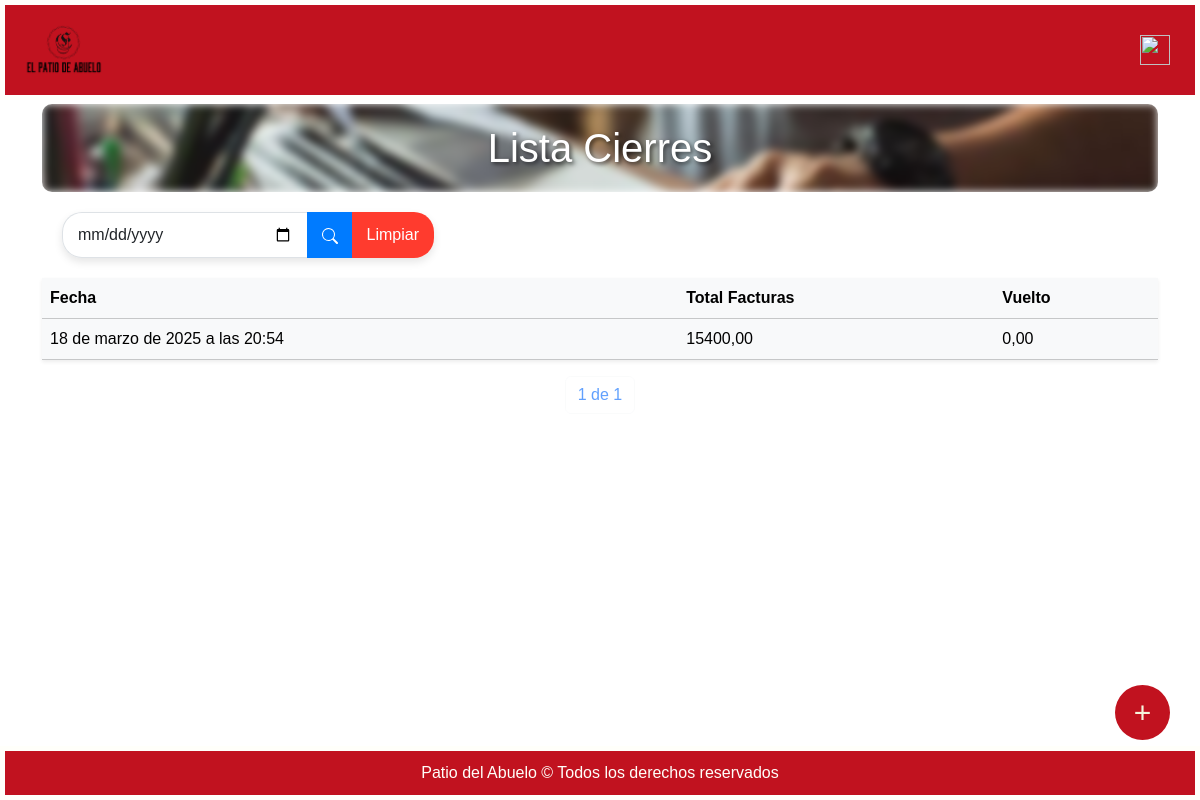
The app's page /cierre/ (signed in), older data.
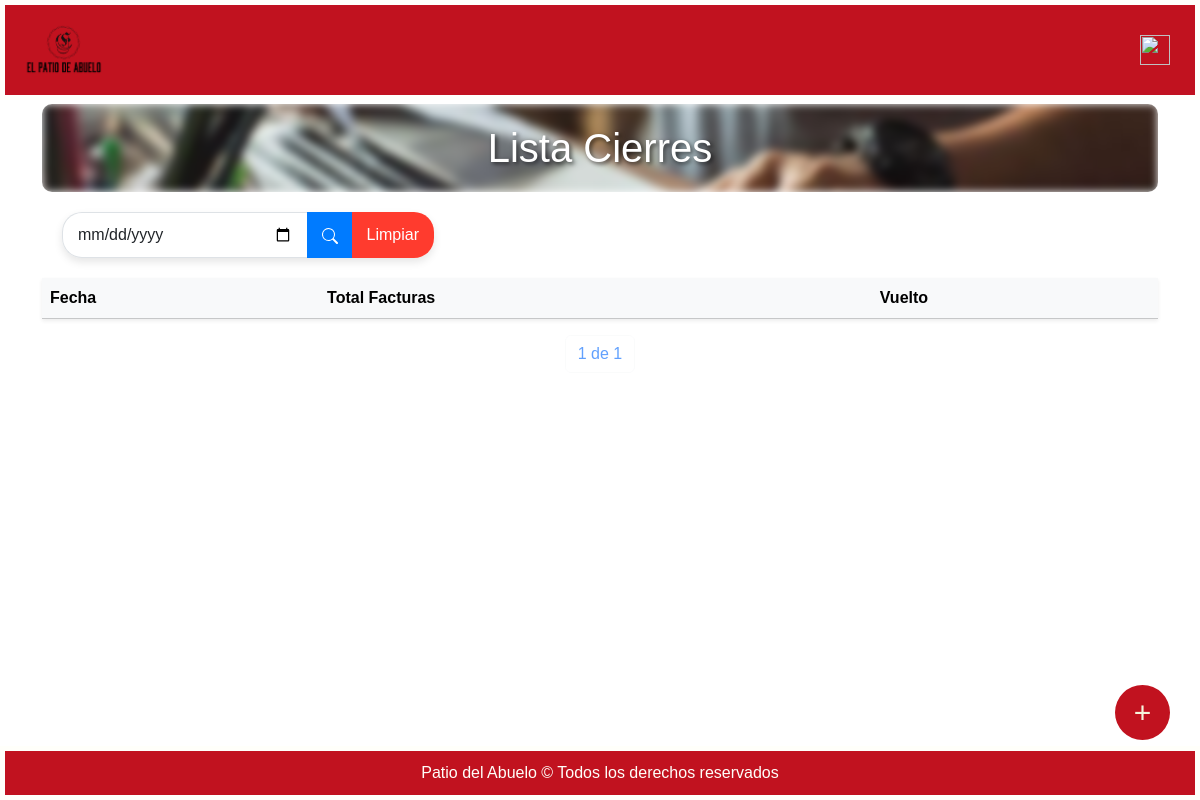
The same page, newer data.
### miAplicacion/models.py (models this page shows, shortened)
class Cierre(models.Model):
    fecha = models.DateTimeField(auto_now_add=True)
    total_ordenes = models.DecimalField(max_digits=15, decimal_places=2)
    total_facturas = models.DecimalField(max_digits=15, decimal_places=2)
    vuelto = models.DecimalField(max_digits=15, decimal_places=2)
    id_factura = models.ManyToManyField(Factura, through="FacturaCierre")

### miAplicacion/views.py (the view)
# urls.py: path("cierre/", login_required(permission_required('miAplicacion.view_cierre')(views.listaCierres.as_view())), name="listaCierres"),
class listaCierres(ListView):
    model = Cierre
    template_name = os.path.join("listas", "listaCierres.html")
    context_object_name = 'cierres'
    paginate_by = 10
    def get_queryset(self):
        queryset = super().get_queryset().order_by('-fecha')
        query = self.request.GET.get('q')
        if query:
            queryset = queryset.filter(fecha__icontains=query)
        return queryset
    def get_context_data(self, **kwargs):
        context = super().get_context_data(**kwargs)
        context['query'] = self.request.GET.get('q', '')
        return context

### patioAbuelo/templates/listas/listaCierres.html (shortened to what this page needs)
{% extends "base.html" %}
{% block content %}
<div class="container mb-5">
      <h1 class="text-center mt-1 cont titulo">Lista Cierres</h1>
      <form method="GET" class="search-bar col-10 col-md-6 col-lg-4">
        <div class="input-group">
            <input type="date" class="form-control search-input" name="q" value="{{ query }}" \
                placeholder="Buscar en título o descripción...">
            <button class="btn btn-primary search-btn" type="submit">
                <svg xmlns="http://www.w3.org/2000/svg" width="16" height="16" fill="white" class="bi bi-search" viewBox="0 0 16 16">
                    <path d="M11.742 10.344a6.5 6.5 0 1 0-1.397 1.398h-.001q.044.06.098.115l3.85 3.85a1 1 0 0 0 1.415-1.414l-3.85-3.85a1 1 0 0 0-.115-.1zM12 6.5a5.5 5.5 0 1 1-11 0 5.5 5.5 0 0 1 11 0"/>
                </svg>
            </button>
            <button class="btn btn-limpiar" type="reset" onclick="clearSearch()">
                Limpiar
            </button>
        </div>
      </form>
        <table class="table table-light shadow-sm table-responsive">
            <thead class="bg-light">
              <tr>
                <th scope="col">Fecha</th>
                <th scope="col">Total Facturas</th>
                <th scope="col">Vuelto</th>
              </tr>
            </thead>
            <tbody>
                {% for c in page_obj %}
                  <tr onclick="window.location.href='{% url 'cierreDetalle' c.id%}'">
                    <td>{{c.fecha}}</td>
                    <td>{{c.total_facturas}}</td>
                    <td>{{c.vuelto}}</td>
                  </tr>
                {% endfor %}
            </tbody>
        </table>
        <div class="pagination justify-content-center">
          <span class="current-page btn btn-outline-light disabled text-primary mb-3">
              {{ page_obj.number }} de {{ page_obj.paginator.num_pages }}
          </span>
      </div>
      {% if perms.miAplicacion.add_cierre %}
        <a href={% url "cierreNuevo" %} class="customButton">+</a>
    {% endif %}
</div>
{% endblock %}

Row changes from the older to the newer data that the page shows:
removed Cierre: fecha "18 de marzo de 2025 a las 20:54", total_facturas "15400,00", vuelto "0,00"
